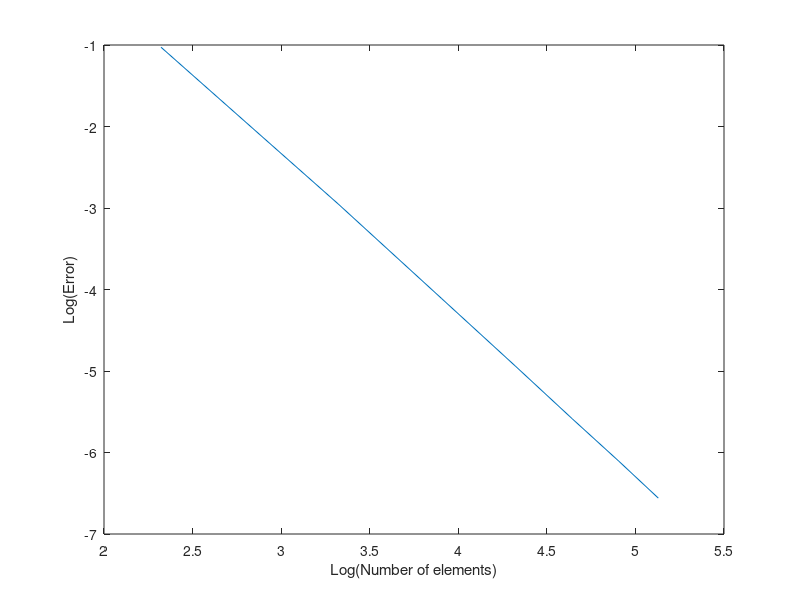
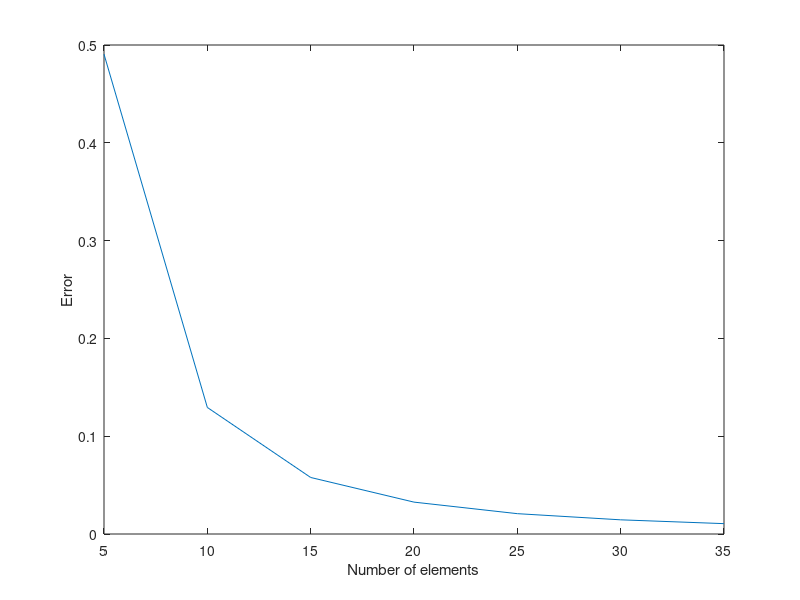

The MATLAB source for these figures, in order:
% Number of elements
el = [5 10 15 20 25 30 35 ];

% Error at time t = 5, delta t = 0.001
er = [0.4906 0.1294 0.0578 0.0326 0.0208 0.0145 0.0106];

% Error at time t = 5 , delta t = t_cr * CFL 
er_half = [0.4757 0.1279 0.0570 0.0324 0.0207 0.0143 0.0106];

% Error at time t = 0.5, delta t = 0.001
er2 = [0.0644 0.0167 0.0074  0.0042 0.0027 0.0019 0.0014 ];

% Error at time t = 0.5, delta t = t_cr * CFL
er_half2 = [0.0613 0.0160 0.0070 0.0041 0.0026 0.0018 0.0013]


er_onethird = [0.4217 0.1123 0.0501 0.0284 0.0182 0.0126 0.0093];


figure(1)
plot(log2(el),log2(er))
xlabel('Log(Number of elements)')
ylabel('Log(Error)')
 
figure(2)
plot(el,er)
xlabel('Number of elements')
ylabel('Error')

